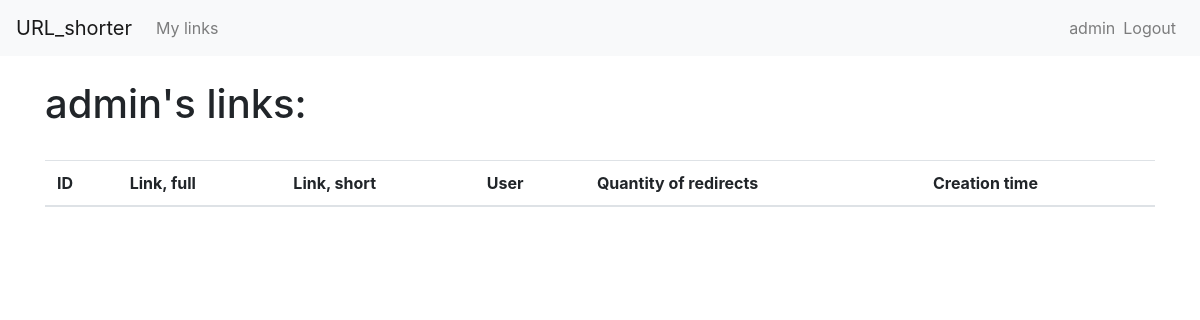
Page /mylinks/ (signed in) on the earlier database version.
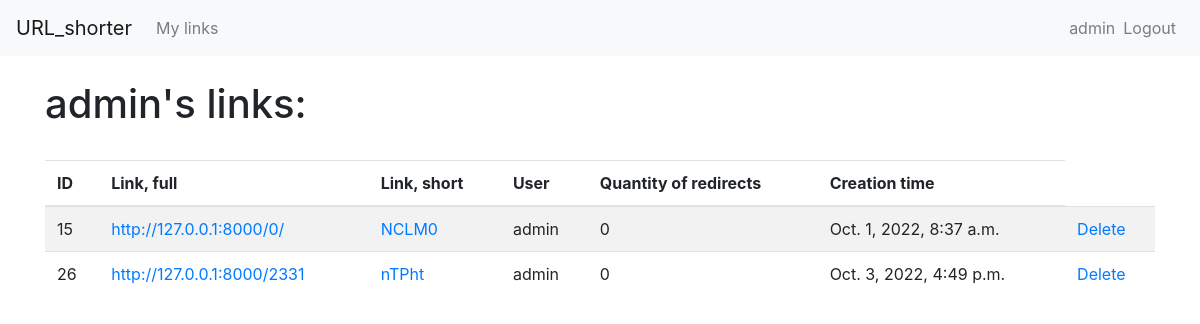
Same page on the later database version.
### url_shorter/models.py (models this page shows)
class URL(models.Model):
    link_full = models.URLField(max_length=500, unique=True)
    link_short = models.CharField(max_length=150, unique=True)
    clicks_quantity = models.IntegerField(default=0)
    creator = models.ForeignKey(User, on_delete=models.CASCADE, null=True)
    time_create = models.DateTimeField(auto_now_add=True)

### url_shorter/views.py (the view)
# urls.py: path('mylinks/', views.UserLink.as_view(), name='users_links'),
class UserLink(LoginRequiredMixin, ListView):
    context_object_name = 'url_list'
    template_name = "users_links.html"
    login_url = reverse_lazy('users_login')
    def get_queryset(self):
        user = self.request.user
        return URL.objects.filter(creator=user)
    def get_context_data(self, **kwargs):
        context = super().get_context_data(**kwargs)
        is_new_link = self.request.session.get("new_link")
        if is_new_link:
            context['new_link'] = is_new_link
            del self.request.session["new_link"]
        return context

### url_shorter/templates/users_links.html (shortened to what this page needs)
{% extends "base.html" %}
{% load bootstrap4 %}
{% block content %}
<div class="container wrapper flex-grow-1">
    <br>
    <h1>{{request.user}}'s links:</h1>
    <br>
    <div class="table-responsive">
        <table class="table table-striped">
            <thead>
                <tr>
                    <th>ID</th>
                    <th>Link, full</th>
                    <th>Link, short</th>
                    <th>User</th>
                    <th>Quantity of redirects</th>
                    <th>Creation time</th>
                </tr>
            </thead>
            <tbody>
                {% for link in url_list %}
                <tr>
                    <td>{{link.id}}</td>
                    <td>
                        <a href={{link.link_full}}>{{link.link_full}}</a>
                    </td>
                    <td>
                        <a href="{% url 'redirect' slug=link.link_short %}">{{link.link_short}}</a>
                    </td>
                    <td>
                        {% if link.creator %}
                            {{link.creator}}
                        {% else %}
                            Anonymous
                        {% endif %}
                    </td>
                    <td>{{link.clicks_quantity}}</td>
                    <td>{{link.time_create}}</td>
                    <td>
                        <a href="{% url 'links_delete' pk=link.id %}">Delete</a>
                    </td>
                </tr>
                {% endfor %}
            </tbody>
        </table>
    </div>
</div>
{% endblock %}

Differences in the rows shown:
added URL: id "15", link_full "http://127.0.0.1:8000/0/", link_short "NCLM0", creator "admin", clicks_quantity "0", time_create "Oct. 1, 2022, 8:37 a.m."
added URL: id "26", link_full "http://127.0.0.1:8000/2331", link_short "nTPht", creator "admin", clicks_quantity "0", time_create "Oct. 3, 2022, 4:49 p.m."
